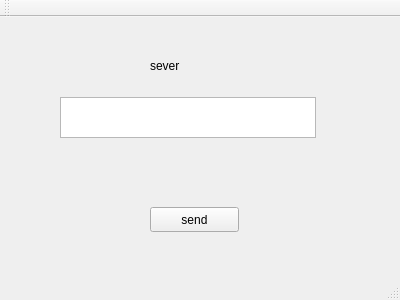
<?xml version="1.0" encoding="UTF-8"?>
<ui version="4.0">
 <class>MainWindow</class>
 <widget class="QMainWindow" name="MainWindow">
  <property name="geometry">
   <rect>
    <x>0</x>
    <y>0</y>
    <width>400</width>
    <height>300</height>
   </rect>
  </property>
  <property name="windowTitle">
   <string>MainWindow</string>
  </property>
  <widget class="QWidget" name="centralWidget">
   <widget class="QTextBrowser" name="textBrowser">
    <property name="geometry">
     <rect>
      <x>60</x>
      <y>80</y>
      <width>256</width>
      <height>41</height>
     </rect>
    </property>
   </widget>
   <widget class="QLabel" name="label">
    <property name="geometry">
     <rect>
      <x>150</x>
      <y>40</y>
      <width>67</width>
      <height>17</height>
     </rect>
    </property>
    <property name="text">
     <string>sever</string>
    </property>
   </widget>
   <widget class="QPushButton" name="pushButton">
    <property name="geometry">
     <rect>
      <x>150</x>
      <y>190</y>
      <width>89</width>
      <height>25</height>
     </rect>
    </property>
    <property name="text">
     <string>send</string>
    </property>
   </widget>
  </widget>
  <widget class="QMenuBar" name="menuBar">
   <property name="geometry">
    <rect>
     <x>0</x>
     <y>0</y>
     <width>400</width>
     <height>25</height>
    </rect>
   </property>
  </widget>
  <widget class="QToolBar" name="mainToolBar">
   <attribute name="toolBarArea">
    <enum>TopToolBarArea</enum>
   </attribute>
   <attribute name="toolBarBreak">
    <bool>false</bool>
   </attribute>
  </widget>
  <widget class="QStatusBar" name="statusBar"/>
 </widget>
 <layoutdefault spacing="6" margin="11"/>
 <resources/>
 <connections/>
</ui>
